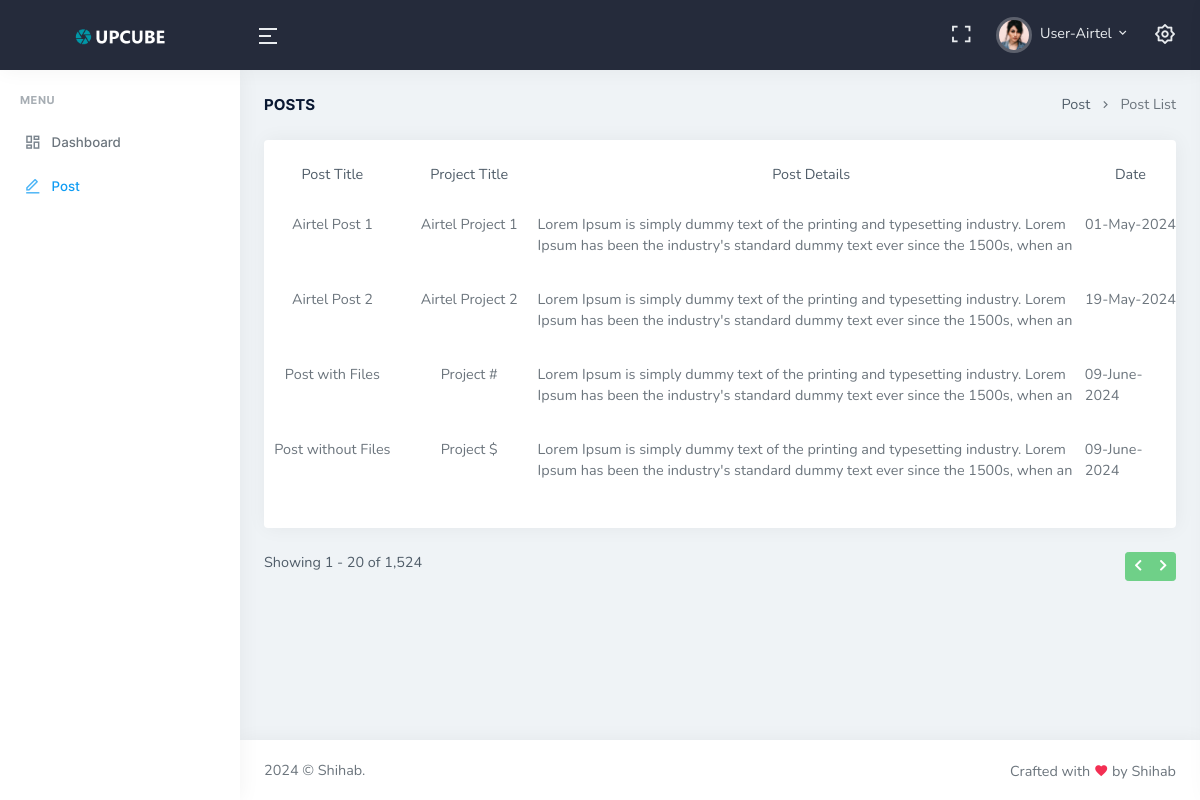
Before: /user-post.php (signed in) with the older database file.
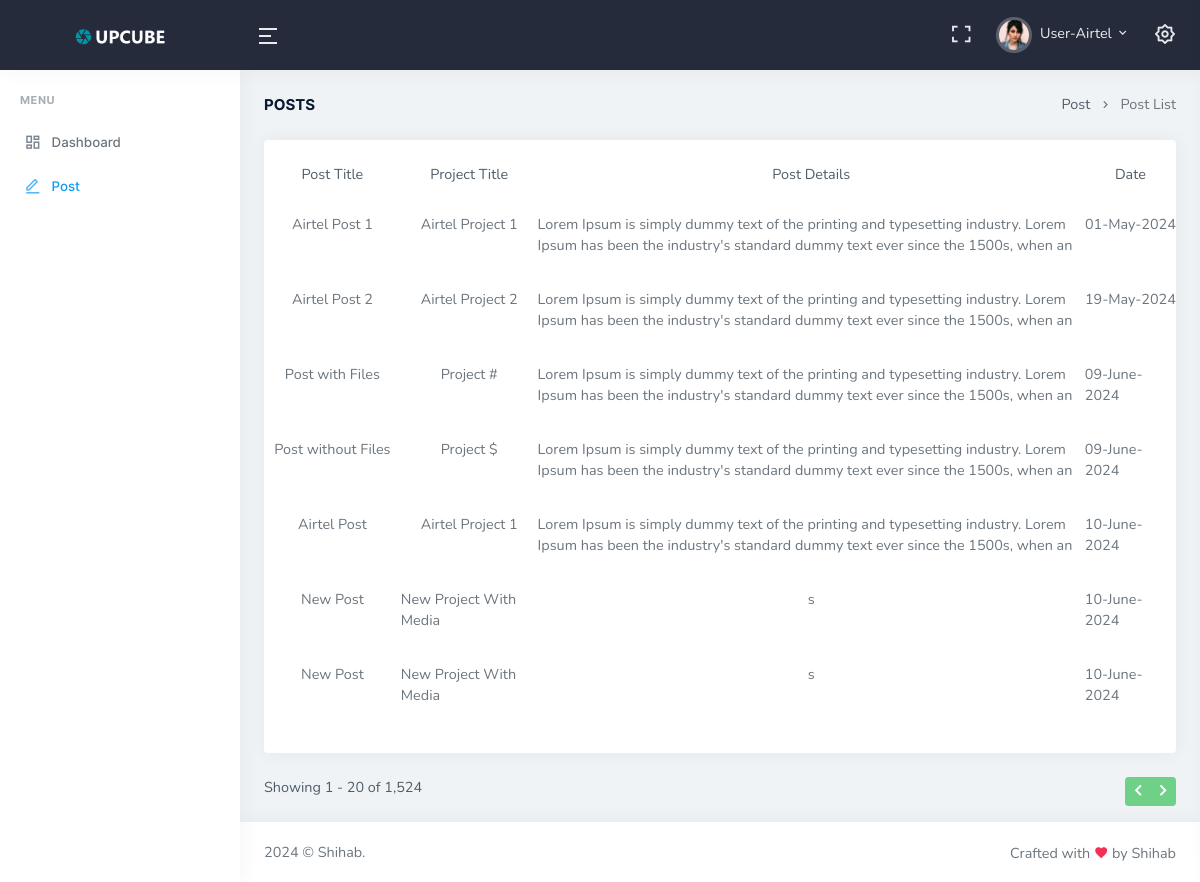
After: the same page with the newer database file.
### tables this page shows
CREATE TABLE `users` (
  `user_id` int(6) NOT NULL,
  `user_name` varchar(50) NOT NULL,
  `user_email` varchar(50) NOT NULL,
  `user_pass` varchar(255) NOT NULL,
  `user_org` varchar(50) NOT NULL,
  `created_at` datetime NOT NULL DEFAULT current_timestamp()
);

CREATE TABLE `posts` (
  `post_id` int(6) NOT NULL,
  `post_title` varchar(50) NOT NULL,
  `project_name` varchar(100) NOT NULL,
  `post_details` varchar(255) NOT NULL,
  `post_by` int(5) NOT NULL,
  `created_at` datetime NOT NULL DEFAULT current_timestamp(),
  `post_status` int(6) DEFAULT 1
);

### includes/helper-func.php (called while the page is built, shortened)
<?php
function getPostList($orgId, $conn) {
    if ($orgId == null) {
        $sql = "SELECT * FROM posts WHERE post_status = 1";
        $result = mysqli_query($conn, $sql);
        return $result;
    }
    else {
        $sql = "SELECT *, DATE_FORMAT(created_at, '%d-%M-%Y') AS post_date FROM posts WHERE post_by = $orgId";
        $result = mysqli_query($conn, $sql);
        return $result;
    }
}

### user-post.php (the view)
<?php
include 'includes/header-user.php';
?>
<div class="container-fluid">
    <div class="row">
    <div class="col-12">
        <div class="page-title-box d-sm-flex align-items-center justify-content-between">
            <h4 class="mb-sm-0">Posts</h4>
            <div class="page-title-right">
                <ol class="breadcrumb m-0">
                    <li class="breadcrumb-item"><a href="javascript: void(0);">Post</a></li>
                    <li class="breadcrumb-item active">Post List</li>
                </ol>
            </div>
        </div>
    </div>
</div>
<div class="row">
    <div class="col-12">
        <div class="email-rightbar m-0 mb-3">
            <div class="card">
                <?php
                    $postList = getPostList($userInfo['user_org'],$conn);
                    if (mysqli_num_rows($postList) > 0) {
                        echo "<ul class='py-4 px-0 m-0'>
                                <li class='post-list-grid m-0'>
                                    <div class='word-wrap'>Post Title</div>
                                    <div class='word-wrap'>Project Title</div>
                                    <div class='word-wrap'>Post Details</div>
                                    <div class='word-wrap'>Date</div>
                                </li>
                        ";
                        while ($row = mysqli_fetch_assoc($postList)) {
                            echo "
                            <a class='text-secondary user-post-list' href='user-view-post.php?postId=".$row['post_id']."'>
                                <li class='post-list-grid'>
                                    <div class='word-wrap'>".$row['post_title']."</div>
                                    <div class='word-wrap'>".$row['project_name']."</div>
                                    <div class='word-wrap'>".$row['post_details']."</div>
                                    <div class='word-wrap'>".$row['post_date']."</div>
                                </li>
                            </a>
                            ";
                        }
                        echo "</ul>";
                    }
                    else
                        echo "<p class='text-center py-2 text-danger'>No Post Available</p>";
                ?>
            </div>
            <div class="row">
                <div class="col-7">
                    Showing 1 - 20 of 1,524
                </div>
                <div class="col-5">
                    <div class="btn-group float-end">
                        <button type="button" class="btn btn-sm btn-success waves-effect"><i class="fa fa-chevron-left"></i></button>
                        <button type="button" class="btn btn-sm btn-success waves-effect"><i class="fa fa-chevron-right"></i></button>
                    </div>
                </div>
            </div>
        </div>
    </div>
</div>
</div>
<?php
include 'includes/footer-user.php';
?>

### includes/header-user.php (shortened to what this page needs)
<?php
include 'helper-func.php';
$userID = $_SESSION['user'];
$sql = "SELECT * FROM users WHERE user_id = '$userID'";
$result = mysqli_query($conn, $sql);
$userInfo = mysqli_fetch_assoc($result);
?>
<!doctype html>
<html lang="en">
    <head>
        <link href="assets/libs/datatables.net-responsive-bs4/css/responsive.bootstrap4.min.css" rel="stylesheet" type="text/css" />
        <link href="assets/css/bootstrap.min.css" id="bootstrap-style" rel="stylesheet" type="text/css" />
        <link href="assets/css/icons.min.css" rel="stylesheet" type="text/css" />
        <link href="assets/css/app.min.css" id="app-style" rel="stylesheet" type="text/css" />
        <link href="assets/css/style.css" rel="stylesheet">
    </head>
    <body data-topbar="dark">
        <div id="layout-wrapper">
            <header id="page-topbar">
                <div class="navbar-header">
                    <div class="d-flex">
                        <div class="navbar-brand-box">
                            <a href="user-dashboard.php" class="logo logo-light">
                                <span class="logo-lg">
                                    <img src="assets/images/logo-light.png" alt="logo-light" height="20">
                                </span>
                            </a>
                        </div>
                        <button type="button" class="btn btn-sm px-3 font-size-24 header-item waves-effect" id="vertical-menu-btn">
                            <i class="ri-menu-2-line align-middle"></i>
                        </button>
                    </div>
                    <div class="d-flex">
                        <div class="dropdown d-none d-lg-inline-block ms-1">
                            <button type="button" class="btn header-item noti-icon waves-effect" data-toggle="fullscreen">
                                <i class="ri-fullscreen-line"></i>
                            </button>
                        </div>
                        <div class="dropdown d-inline-block user-dropdown">
                            <button type="button" class="btn header-item waves-effect" id="page-header-user-dropdown"
                                data-bs-toggle="dropdown" aria-haspopup="true" aria-expanded="false">
                                <img class="rounded-circle header-profile-user" src="assets/images/users/avatar-1.jpg"
                                    alt="Header Avatar">
                                <span class="d-none d-xl-inline-block ms-1"> <?php echo $userInfo['user_name']?></span>
                                <i class="mdi mdi-chevron-down d-none d-xl-inline-block"></i>
                            </button>
                        </div>
                        <div class="dropdown d-inline-block">
                            <button type="button" class="btn header-item noti-icon right-bar-toggle waves-effect">
                                <i class="ri-settings-2-line"></i>
                            </button>
                        </div>
                    </div>
                </div>
            </header>
            <div class="vertical-menu">
                <div data-simplebar class="h-100">
                    <div id="sidebar-menu">
                        <ul class="metismenu list-unstyled" id="side-menu">
                            <li class="menu-title">Menu</li>
                            <li>
                                <a href="user-dashboard.php" class="waves-effect">
                                    <i class="ri-dashboard-line"></i>
                                    <span>Dashboard</span>
                                </a>
                            </li>
                            <li>
                                <a href="user-post.php" class="waves-effect">
                                    <i class="ri-edit-line"></i>
                                    <span>Post</span>
                                </a>
                            </li>
                        </ul>
                    </div>
                </div>
            </div>
<div class="main-content">
<div class="page-content">

### includes/footer-user.php (shortened to what this page needs)
</div>
    <footer class="footer">
        <div class="container-fluid">
            <div class="row">
                <div class="col-sm-6">
                    <script>document.write(new Date().getFullYear())</script> © Shihab.
                </div>
                <div class="col-sm-6">
                    <div class="text-sm-end d-none d-sm-block">
                        Crafted with <i class="mdi mdi-heart text-danger"></i> by Shihab
                    </div>
                </div>
            </div>
        </div>
    </footer>
</div>
</div>
    </body>
</html>

### assets/css/style.css (style rules this page uses)
.post-list-grid { display: grid; grid-template-columns: 15% 15% 60% 10%; justify-items: center; height: 40px; overflow: hidden; margin-bottom: 15px; }
.user-post-list { display: block; padding: 10px 0px; transition: all .1s ease-in-out; }

Changed rows visible on the page:
added posts: post_title "Airtel Post", project_name "Airtel Project 1", post_details "Lorem Ipsum is simply dummy text of the printing and typesetting industry. Lorem Ipsum has been the industry's standard dummy text ever since the 1500s, when an…", post_date "10-June-2024"
added posts: post_title "New Post", project_name "New Project With Media", post_details "s", post_date "10-June-2024"
added posts: post_title "New Post", project_name "New Project With Media", post_details "s", post_date "10-June-2024"
